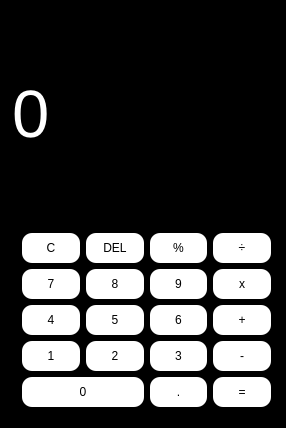
<?xml version="1.0" encoding="UTF-8"?>
<ui version="4.0">
 <class>Widget</class>
 <widget class="QWidget" name="Widget">
  <property name="geometry">
   <rect>
    <x>0</x>
    <y>0</y>
    <width>286</width>
    <height>428</height>
   </rect>
  </property>
  <property name="sizePolicy">
   <sizepolicy hsizetype="Fixed" vsizetype="Fixed">
    <horstretch>0</horstretch>
    <verstretch>0</verstretch>
   </sizepolicy>
  </property>
  <property name="maximumSize">
   <size>
    <width>16777215</width>
    <height>16777215</height>
   </size>
  </property>
  <property name="font">
   <font>
    <kerning>true</kerning>
   </font>
  </property>
  <property name="focusPolicy">
   <enum>Qt::NoFocus</enum>
  </property>
  <property name="windowTitle">
   <string>Widget</string>
  </property>
  <property name="styleSheet">
   <string notr="true">background-color: black;</string>
  </property>
  <layout class="QVBoxLayout" name="verticalLayout">
   <property name="sizeConstraint">
    <enum>QLayout::SetNoConstraint</enum>
   </property>
   <property name="leftMargin">
    <number>12</number>
   </property>
   <item>
    <widget class="QLabel" name="label">
     <property name="font">
      <font>
       <family>Helvetica</family>
       <pointsize>50</pointsize>
      </font>
     </property>
     <property name="mouseTracking">
      <bool>true</bool>
     </property>
     <property name="styleSheet">
      <string notr="true">QLabel {
 qproperty-alignment: 'AlignVCenter | AlignRight';
 overflow: auto;
 color: white;
}</string>
     </property>
     <property name="text">
      <string>0</string>
     </property>
     <property name="wordWrap">
      <bool>true</bool>
     </property>
    </widget>
   </item>
   <item>
    <layout class="QGridLayout" name="gridLayout_3">
     <property name="sizeConstraint">
      <enum>QLayout::SetFixedSize</enum>
     </property>
     <property name="leftMargin">
      <number>10</number>
     </property>
     <property name="topMargin">
      <number>10</number>
     </property>
     <property name="rightMargin">
      <number>4</number>
     </property>
     <property name="bottomMargin">
      <number>10</number>
     </property>
     <property name="horizontalSpacing">
      <number>-1</number>
     </property>
     <item row="3" column="3">
      <widget class="QPushButton" name="pushButton_minus">
       <property name="styleSheet">
        <string notr="true">QPushButton {
 background-color: white;
 width: 50px;
 height: 30 px;
 border-radius: 10px;
}

QPushButton:pressed {
    background-color:  gray;
}



</string>
       </property>
       <property name="text">
        <string>-</string>
       </property>
      </widget>
     </item>
     <item row="2" column="2">
      <widget class="QPushButton" name="pushButton_6">
       <property name="styleSheet">
        <string notr="true">QPushButton {
 background-color: white;
 width: 50px;
 height: 30 px;
 border-radius: 10px;
}

QPushButton:pressed {
    background-color:  gray;
}



</string>
       </property>
       <property name="text">
        <string>6</string>
       </property>
      </widget>
     </item>
     <item row="2" column="3">
      <widget class="QPushButton" name="pushButton_plus">
       <property name="styleSheet">
        <string notr="true">QPushButton {
 background-color: white;
 width: 50px;
 height: 30 px;
 border-radius: 10px;
}

QPushButton:pressed {
    background-color:  gray;
}



</string>
       </property>
       <property name="text">
        <string>+</string>
       </property>
      </widget>
     </item>
     <item row="0" column="1">
      <widget class="QPushButton" name="pushButton_delete">
       <property name="styleSheet">
        <string notr="true">QPushButton {
 background-color: white;
 width: 50px;
 height: 30 px;
 border-radius: 10px;
}

QPushButton:pressed {
    background-color:  gray;
}



</string>
       </property>
       <property name="text">
        <string>DEL</string>
       </property>
      </widget>
     </item>
     <item row="1" column="2">
      <widget class="QPushButton" name="pushButton_9">
       <property name="styleSheet">
        <string notr="true">QPushButton {
 background-color: white;
 width: 50px;
 height: 30 px;
 border-radius: 10px;
}

QPushButton:pressed {
    background-color:  gray;
}



</string>
       </property>
       <property name="text">
        <string>9</string>
       </property>
      </widget>
     </item>
     <item row="0" column="2">
      <widget class="QPushButton" name="pushButton_procent">
       <property name="styleSheet">
        <string notr="true">QPushButton {
 background-color: white;
 width: 50px;
 height: 30 px;
 border-radius: 10px;
}

QPushButton:pressed {
    background-color:  gray;
}



</string>
       </property>
       <property name="text">
        <string>%</string>
       </property>
      </widget>
     </item>
     <item row="0" column="3">
      <widget class="QPushButton" name="pushButton_slesh">
       <property name="styleSheet">
        <string notr="true">QPushButton {
 background-color: white;
 width: 50px;
 height: 30 px;
 border-radius: 10px;
}

QPushButton:pressed {
    background-color:  gray;
}



</string>
       </property>
       <property name="text">
        <string>÷</string>
       </property>
      </widget>
     </item>
     <item row="4" column="3">
      <widget class="QPushButton" name="pushButton_ravn">
       <property name="styleSheet">
        <string notr="true">QPushButton {
 background-color: white;
 width: 50px;
 height: 30 px;
 border-radius: 10px;
}

QPushButton:pressed {
    background-color:  gray;
}



</string>
       </property>
       <property name="text">
        <string>=</string>
       </property>
      </widget>
     </item>
     <item row="1" column="1">
      <widget class="QPushButton" name="pushButton_8">
       <property name="styleSheet">
        <string notr="true">QPushButton {
 background-color: white;
 width: 50px;
 height: 30 px;
 border-radius: 10px;
}

QPushButton:pressed {
    background-color:  gray;
}



</string>
       </property>
       <property name="text">
        <string>8</string>
       </property>
      </widget>
     </item>
     <item row="2" column="1">
      <widget class="QPushButton" name="pushButton_5">
       <property name="styleSheet">
        <string notr="true">QPushButton {
 background-color: white;
 width: 50px;
 height: 30 px;
 border-radius: 10px;
}

QPushButton:pressed {
    background-color:  gray;
}



</string>
       </property>
       <property name="text">
        <string>5</string>
       </property>
      </widget>
     </item>
     <item row="3" column="1">
      <widget class="QPushButton" name="pushButton_2">
       <property name="styleSheet">
        <string notr="true">QPushButton {
 background-color: white;
 width: 50px;
 height: 30 px;
 border-radius: 10px;
}

QPushButton:pressed {
    background-color:  gray;
}



</string>
       </property>
       <property name="text">
        <string>2</string>
       </property>
      </widget>
     </item>
     <item row="1" column="3">
      <widget class="QPushButton" name="pushButton_umn">
       <property name="focusPolicy">
        <enum>Qt::StrongFocus</enum>
       </property>
       <property name="styleSheet">
        <string notr="true">QPushButton {
 background-color: white;
 width: 50px;
 height: 30 px;
 border-radius: 10px;
}

QPushButton:pressed {
    background-color:  gray;
}



</string>
       </property>
       <property name="text">
        <string>x</string>
       </property>
      </widget>
     </item>
     <item row="3" column="2">
      <widget class="QPushButton" name="pushButton_3">
       <property name="styleSheet">
        <string notr="true">QPushButton {
 background-color: white;
 width: 50px;
 height: 30 px;
 border-radius: 10px;
}

QPushButton:pressed {
    background-color:  gray;
}



</string>
       </property>
       <property name="text">
        <string>3</string>
       </property>
      </widget>
     </item>
     <item row="0" column="0">
      <widget class="QPushButton" name="pushButton_clean">
       <property name="styleSheet">
        <string notr="true">QPushButton {
 background-color: white;
 width: 50px;
 height: 30 px;
 border-radius: 10px;
}

QPushButton:pressed {
    background-color:  gray;
}



</string>
       </property>
       <property name="text">
        <string>C</string>
       </property>
      </widget>
     </item>
     <item row="1" column="0">
      <widget class="QPushButton" name="pushButton_7">
       <property name="styleSheet">
        <string notr="true">QPushButton {
 background-color: white;
 width: 50px;
 height: 30 px;
 border-radius: 10px;
}

QPushButton:pressed {
    background-color:  gray;
}



</string>
       </property>
       <property name="text">
        <string>7</string>
       </property>
      </widget>
     </item>
     <item row="2" column="0">
      <widget class="QPushButton" name="pushButton_4">
       <property name="styleSheet">
        <string notr="true">QPushButton {
 background-color: white;
 width: 50px;
 height: 30 px;
 border-radius: 10px;
}

QPushButton:pressed {
    background-color:  gray;
}



</string>
       </property>
       <property name="text">
        <string>4</string>
       </property>
      </widget>
     </item>
     <item row="3" column="0">
      <widget class="QPushButton" name="pushButton_1">
       <property name="styleSheet">
        <string notr="true">QPushButton {
 background-color: white;
 width: 50px;
 height: 30 px;
 border-radius: 10px;
}

QPushButton:pressed {
    background-color:  gray;
}



</string>
       </property>
       <property name="text">
        <string>1</string>
       </property>
       <property name="checkable">
        <bool>false</bool>
       </property>
       <property name="checked">
        <bool>false</bool>
       </property>
       <property name="autoRepeat">
        <bool>false</bool>
       </property>
       <property name="flat">
        <bool>false</bool>
       </property>
      </widget>
     </item>
     <item row="4" column="2">
      <widget class="QPushButton" name="pushButton_dot">
       <property name="styleSheet">
        <string notr="true">QPushButton {
 background-color: white;
 width: 50px;
 height: 30 px;
 border-radius: 10px;
}

QPushButton:pressed {
    background-color:  gray;
}



</string>
       </property>
       <property name="text">
        <string>.</string>
       </property>
      </widget>
     </item>
     <item row="4" column="0" colspan="2">
      <widget class="QPushButton" name="pushButton_0">
       <property name="styleSheet">
        <string notr="true">QPushButton {
 background-color: white;
 width: 50px;
 height: 30 px;
 border-radius: 10px;
}

QPushButton:pressed {
    background-color:  gray;
}



</string>
       </property>
       <property name="text">
        <string>0</string>
       </property>
      </widget>
     </item>
    </layout>
   </item>
  </layout>
 </widget>
 <resources/>
 <connections/>
</ui>
